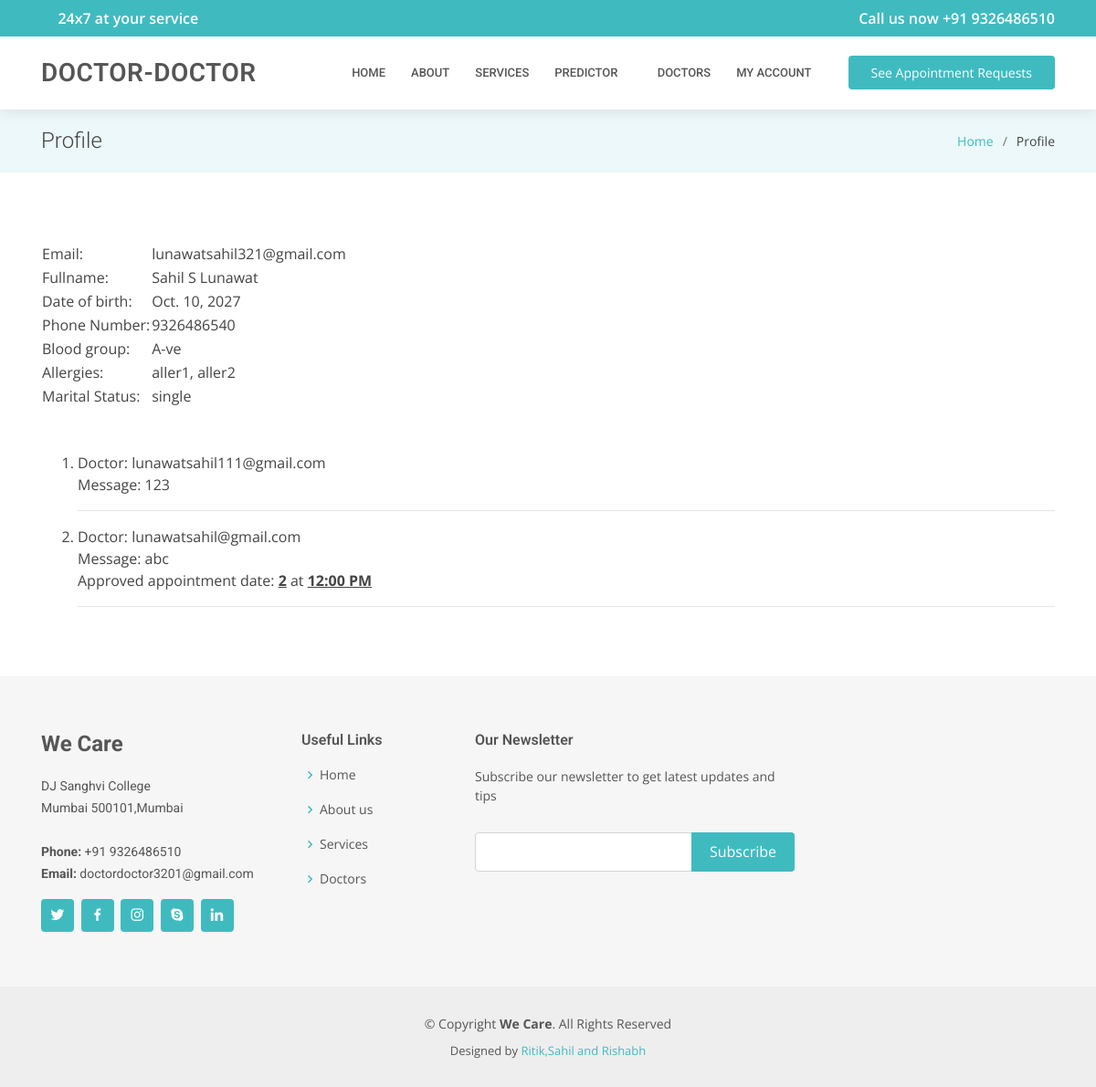
Page /accounts/client_profile/4/ (signed in) on the committed database.
### accounts/models.py (models this page shows, shortened)
class CustomUser(AbstractUser):
    id              = models.AutoField(primary_key=True)
    username        = models.CharField(max_length=30,null=True,blank=True)
    fullname        = models.CharField(blank=True, null=True, max_length=255)##
    is_doctor       = models.BooleanField(default=False, blank=True, null=True)
    password        = models.CharField(max_length=255)
    email           = models.EmailField(max_length=254, unique=True)
    date_of_birth   = models.DateField(blank=True, editable=True,null=True)
    date_created    = models.DateField(auto_now=True, editable=False)
    is_active       = models.BooleanField(default=True)
    is_admin        = models.BooleanField(default=False)
    USERNAME_FIELD  = 'email'
    REQUIRED_FIELDS = []
    objects = CustomUserManager()
    def __str__(self):
        return str(self.email)

class Patient(CustomUser):
    phone_number = models.IntegerField(blank=True, null=True)
    blood_group = models.CharField(
        blank=True, null=True, max_length=2, choices=blood_group_choices)
    allergies = models.CharField(blank=True, null=True, max_length=512)
    marital_status = models.CharField(
        blank=True, null=True, max_length=1, choices=marital_status_choices)
    emergency_Name = models.CharField(
        blank=True, null=True, max_length=30, verbose_name='Your emergency name')
    emergency_phone_number = models.IntegerField(
        blank=True, null=True, verbose_name='Your emergency phone number')
    emergency_relationship = models.CharField(
        blank=True, null=True, max_length=30, verbose_name='Relationship')
    insurance_id        = models.IntegerField(blank=True,null=True)
    insurance_company    = models.CharField(blank=True, null=True, max_length=512)
    insurance_validity    = models.DateField(blank=True, editable=True,null=True)
    class Meta:
        verbose_name = 'User: Patient'

class Appointment(models.Model):
    id              = models.AutoField(primary_key=True)
    doctor          = models.ForeignKey(Doctor,related_name='appointment_doctor',on_delete=models.CASCADE)
    patient         = models.ForeignKey(Patient,related_name='appointment_patient',on_delete=models.CASCADE)
    day1            = models.DateField(blank=True, editable=True,null=True)
    day2            = models.DateField(blank=True, editable=True,null=True)
    day3            = models.DateField(blank=True, editable=True,null=True)
    message         = models.CharField(blank=True, null=True, max_length=512)
    approved_for    = models.CharField(blank=True, editable=True,null=True, max_length=10)
    approved_time   = models.CharField(blank=True, editable=True,null=True, max_length=10)
    prescription    = models.CharField(blank=True, editable=True,null=True, max_length=1000)
    class Meta:
        verbose_name = 'Appointment'

### accounts/views.py (the view)
# urls.py: url(r'^accounts/client_profile/(?P<id>[\d]+)/$',views.patient_profile,name='patient_profile'),
def patient_profile(request,id):
    context = {}
    queryset = Patient.objects.filter(customuser_ptr_id=id)
    context['appointments'] = Appointment.objects.filter(patient=id)
    context['fields'] = queryset.get()
    context['patient_profile'] = 'y'
    return render(request, 'accounts/profile.html',context)

### accounts/templatetags/profile_tags.py (called while the page is built)
@register.filter
def full_blood_group(q):
    for choice in blood_group_choices:
        if choice[0] == q:
            return choice[1]
    return ''

@register.filter
def full_marital_status(q):
    for choice in marital_status_choices:
        if choice[0] == q:
            return choice[1]
    return ''

@register.filter(name='has_group')
def has_group(user, group_name):
    return user.groups.filter(name=group_name).exists()

### accounts/templates/accounts/profile.html (shortened to what this page needs)
{% extends "DoctorDoctor/base.html" %}
{% load profile_tags %}
{% block title_page %}Profile{% endblock %}
{% block title_in_li %}Profile{% endblock %}
{% block inner_page %}
<table>
    <tr>
        <td>Email: </td>
        <td>{{fields.email}}</td>
    </tr>
    <tr>{% if fields.fullname%} <td>Fullname: </td>
        <td>{{fields.fullname}}{% endif%}</td>
    </tr>
    <tr>{% if fields.date_of_birth%} <td>Date of birth: </td>
        <td>{{fields.date_of_birth}}{% endif%}</td>
    </tr>
    <tr>{% if fields.phone_number%} <td>Phone Number: </td>
        <td>{{fields.phone_number}}{% endif%}</td>
    </tr>
    <tr>{% if fields.blood_group%} <td>Blood group: </td>
        <td>{{fields.blood_group|full_blood_group}}{% endif%}</td>
    </tr>
    <tr>{% if fields.allergies%} <td>Allergies: </td>
        <td>{{fields.allergies}}{% endif%}</td>
    </tr>
    <tr>{% if fields.marital_status%} <td>Marital Status: </td>
        <td>{{fields.marital_status|full_marital_status}}{% endif%}</td>
    </tr>
</table>
<br><br>
{% if patient_profile %}
<ol>
{% for app in appointments %}
<li>
Doctor: {{app.doctor}}
<br> Message: {{app.message}}
{% if app.approved_for %}<br> Approved appointment date: <u><strong>{{app.approved_for}}</strong></u> at
<u><strong>{{app.approved_time}}</strong></u><br>{% endif %}
</li><hr>
{% endfor %}
</ol>
{% else %}
{% if request.user|has_group:"Doctors" %}
<a href="{% url 'accounts:doctor_user_update' %}" class="appointment-btn">Edit</a>
{% else %}
<a href="{% url 'accounts:user_update' %}" class="appointment-btn">Edit</a>
{% endif %}
{% endif %}
{% endblock %}

### static/DoctorDoctor/assets/css/style.css (style rules this page uses)
body { font-family: "Open Sans", sans-serif; color: #444444; }

### rows in the picture
CustomUser: email "lunawatsahil321@gmail.com", fullname "Sahil S Lunawat", date_of_birth "Oct. 10, 2027"
Patient: phone_number "9326486540", blood_group|full_blood_group "A-ve", allergies "aller1, aller2", marital_status|full_marital_status "single"
Appointment: doctor "lunawatsahil111@gmail.com", message "123"
Appointment: doctor "lunawatsahil@gmail.com", message "abc", approved_for "2", approved_time "12:00 PM"
